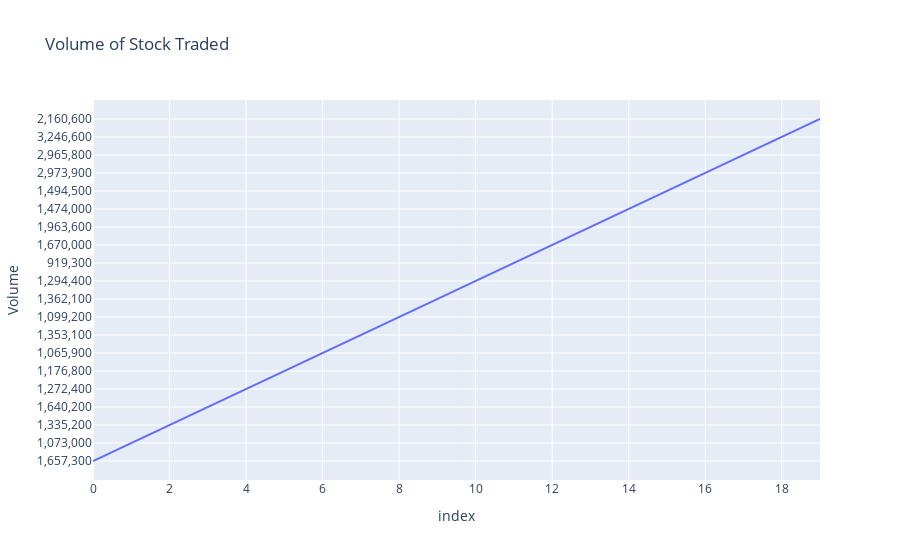

Here is the notebook cell this chart was saved with:
### Code cell
#Visualization of volume stock trade
fig=px.line(x=df.index,y='Volume',data_frame=df,title='Volume of Stock Traded')
fig.show()

### Figure 1 — Plotly figure (JSON) as saved in the notebook; plotly's stock layout.template omitted (floating-point values rounded to 4 significant figures)
{"data": [{"hovertemplate": "index=%{x}<br>Volume=%{y}<extra></extra>", "legendgroup": "", "line": {"color": "#636efa", "dash": "solid"}, "marker": {"symbol": "circle"}, "mode": "lines", "name": "", "orientation": "h", "showlegend": false, "type": "scatter", "x": [0, 1, 2, 3, 4, 5, 6, 7, 8, 9, 10, 11, 12, 13, 14, 15, 16, 17, 18, 19], "xaxis": "x", "y": ["1,657,300", "1,073,000", "1,335,200", "1,640,200", "1,272,400", "1,176,800", "1,065,900", "1,353,100", "1,099,200", "1,362,100", "1,294,400", "919,300", "1,670,000", "1,963,600", "1,474,000", "1,494,500", "2,973,900", "2,965,800", "3,246,600", "2,160,600"], "yaxis": "y"}], "layout": {"legend": {"tracegroupgap": 0}, "title": {"text": "Volume of Stock Traded"}, "xaxis": {"anchor": "y", "domain": [0, 1], "title": {"text": "index"}}, "yaxis": {"anchor": "x", "domain": [0, 1], "title": {"text": "Volume"}}}}
